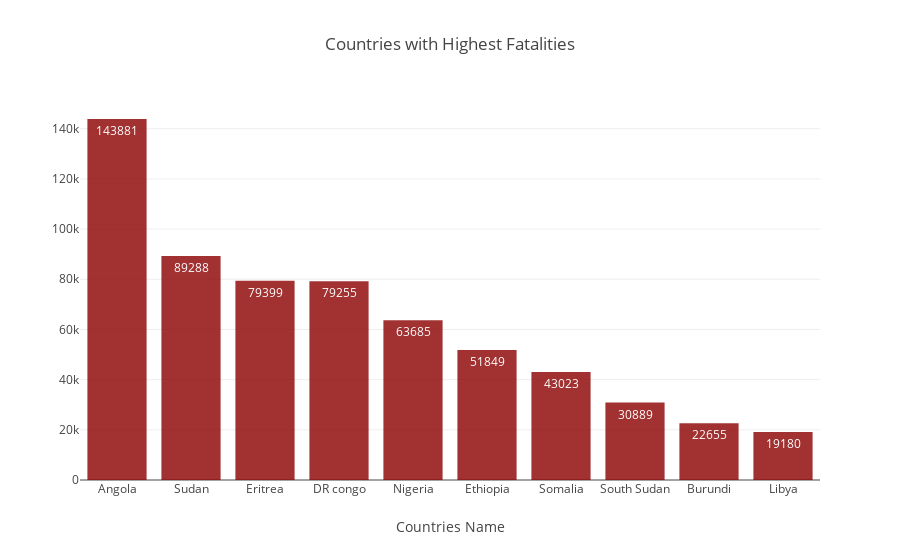

Notebook cell for this chart:
### Code cell
x=df.groupby('country')['fatalities'].sum().sort_values(ascending=False).head(10).index
y= df.groupby('country')['fatalities'].sum().sort_values(ascending=False).head(10).values

trace1 = go.Bar(
    x=x,
    y=y,
    text = y,
    textposition = 'auto',
    textfont = {'size':12,'color':'white'},
    marker=dict(
    color='darkred'),
    opacity=0.8,
    orientation ='v',
)

data = [trace1]

layout = go.Layout (
    
    xaxis = dict (
    title = 'Countries Name'),
    
    title = 'Countries with Highest Fatalities'
)
fig = go.Figure (data=data, layout = layout)
py.iplot(fig)

### Figure 1 — Plotly figure (JSON) as saved in the notebook; plotly's stock layout.template omitted (floating-point values rounded to 4 significant figures)
{"data": [{"marker": {"color": "darkred"}, "opacity": 0.8, "orientation": "v", "text": [143881, 89288, 79399, 79255, 63685, 51849, 43023, 30889, 22655, 19180], "textfont": {"color": "white", "size": 12}, "textposition": "auto", "type": "bar", "x": ["Angola", "Sudan", "Eritrea", "DR congo", "Nigeria", "Ethiopia", "Somalia", "South Sudan", "Burundi", "Libya"], "y": [143881, 89288, 79399, 79255, 63685, 51849, 43023, 30889, 22655, 19180]}], "layout": {"title": "Countries with Highest Fatalities", "xaxis": {"title": "Countries Name"}}}
